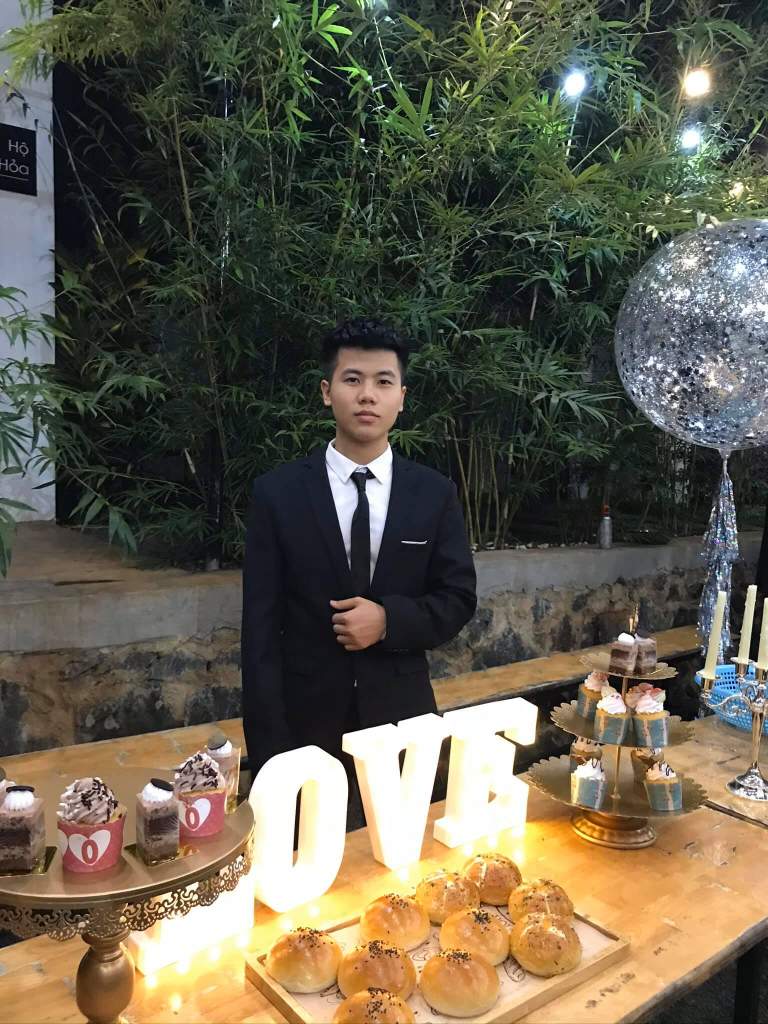
#> input picture hoangbatu_test.jpg, 1536 x 2048 px, given in place of the camera (shown at 1/2 size)
$ python pro1VirtualPaint.py
#> lines starting #> are read from the running program, lines starting #| are printed output that depends on the picture; after the words box and inside, x2 and y2 are one past the last pixel; in counts of white or black regions, pixels touching at a corner belong together
import cv2
import numpy as np

frameWidth = 640
frameHeight = 480

cap = cv2.VideoCapture(0)
cap.set(3, frameWidth)
cap.set(4, frameHeight)
cap.set(10, 150)

myColors = [[5, 107, 0, 19, 255, 255],
            [133, 56, 0, 159, 156, 255],
            [57, 76, 0, 100, 255, 255]]
myColorValues = [[51, 153, 255],  # BGR
                [255, 0, 255],
                [0, 255, 0]]
myPoints = []  # [x, y, color_id]

def drawOnCanvas(myPoints, myColorValues):
    for point in myPoints:
        cv2.circle(imgResult, (point[0], point[1]), 10, myColorValues[point[2]], cv2.FILLED)

def findColor(img, myColors, myColorValues):
    imgHSV = cv2.cvtColor(img, cv2.COLOR_BGR2HSV)
    newPoints = []

    for i, color in enumerate(myColors):
        lower = np.array(color[0:3])
        upper = np.array(color[3:6])
        mask = cv2.inRange(imgHSV, lower, upper)
        x, y = getContours(mask)

        if x != 0 and y != 0:
            newPoints.append([x, y, i])

    return newPoints

def getContours(img):
    contours, hierarchy = cv2.findContours(img, cv2.RETR_EXTERNAL, cv2.CHAIN_APPROX_SIMPLE)
    x, y, w, h = 0, 0, 0, 0

    for cnt in contours:
        area = cv2.contourArea(cnt)

        if area > 500:
            peri = cv2.arcLength(cnt, True)
            approx = cv2.approxPolyDP(cnt, 0.02 * peri, True)
            x, y, w, h = cv2.boundingRect(approx)

    return x + w // 2, y

while True:
    success, img = cap.read()
#> img is the input picture: shape (2048, 1536, 3); mean B, G, R 77.2, 94, 99.5
    imgResult = img.copy()
    newPoints = findColor(img, myColors, myColorValues)
#> in findColor, `imgHSV = cv2.cvtColor(img, cv2.COLOR_BGR2HSV)`: imgHSV: shape (2048, 1536, 3); mean H, S, V 55.2, 77.6, 107
#> the loop in findColor, `for i, color in enumerate(myColors):` made 3 passes
#> (x, y) on passes 1 to 3: (722, 854), (767, 1312), (731, 46)
#> pass 1, in findColor, `mask = cv2.inRange(imgHSV, lower, upper)`:
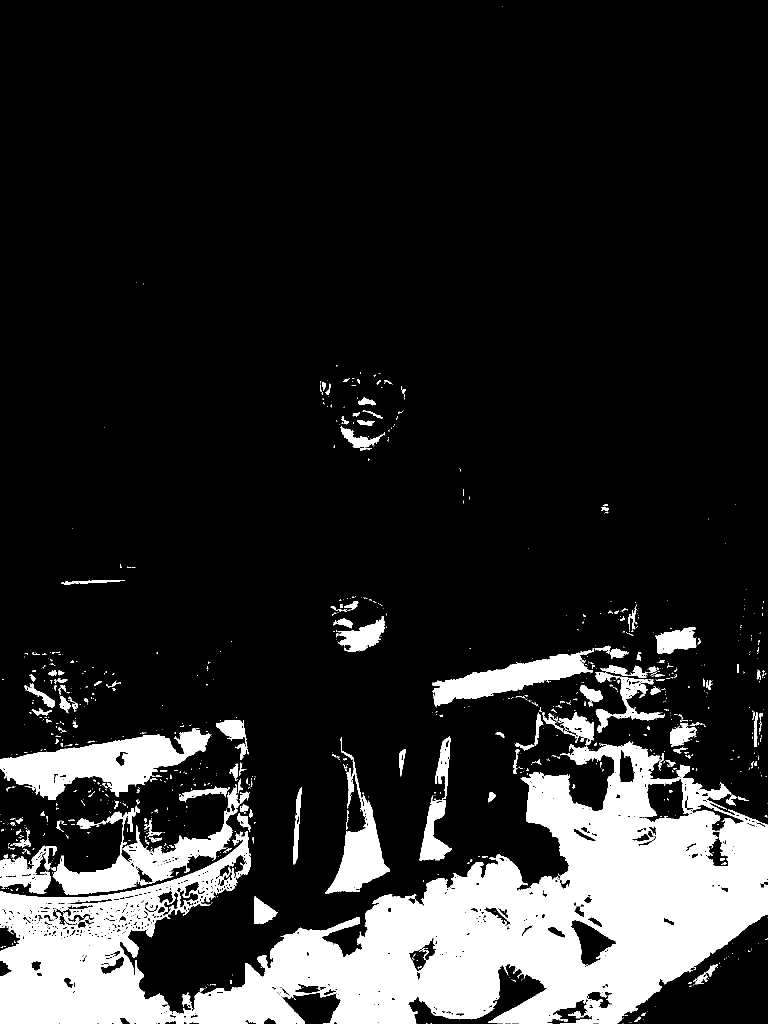
#> mask: shape (2048, 1536) (shown at 1/2 size); 15.6% white; 1033 white regions (844 under 20 px), largest, box (x1, y1, x2, y2) and area: (0, 1482, 1536, 2048) 366399, (0, 1457, 423, 1600) 27434, (105, 1568, 499, 1789) 19427
#> pass 2, in findColor, `mask = cv2.inRange(imgHSV, lower, upper)`:
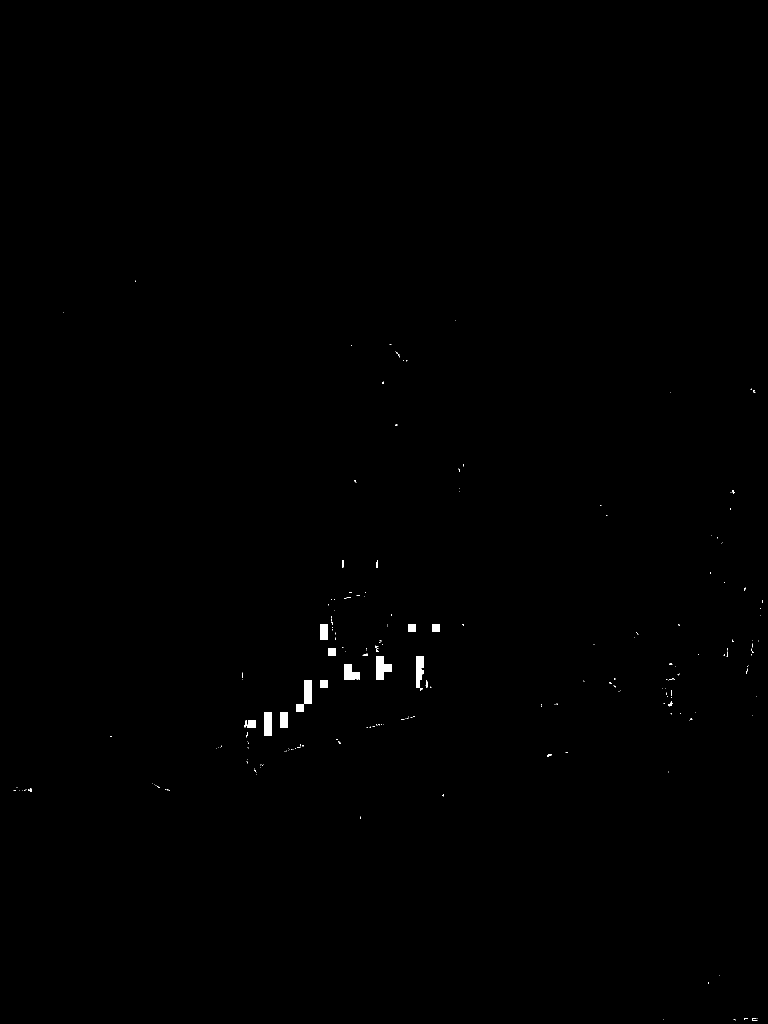
#> mask: shape (2048, 1536) (shown at 1/2 size); 0.23% white; 221 white regions (197 under 20 px), largest, box (x1, y1, x2, y2) and area: (752, 1312, 783, 1360) 948, (832, 1312, 848, 1381) 791, (608, 1360, 624, 1408) 706
#> pass 3, in findColor, `mask = cv2.inRange(imgHSV, lower, upper)`:
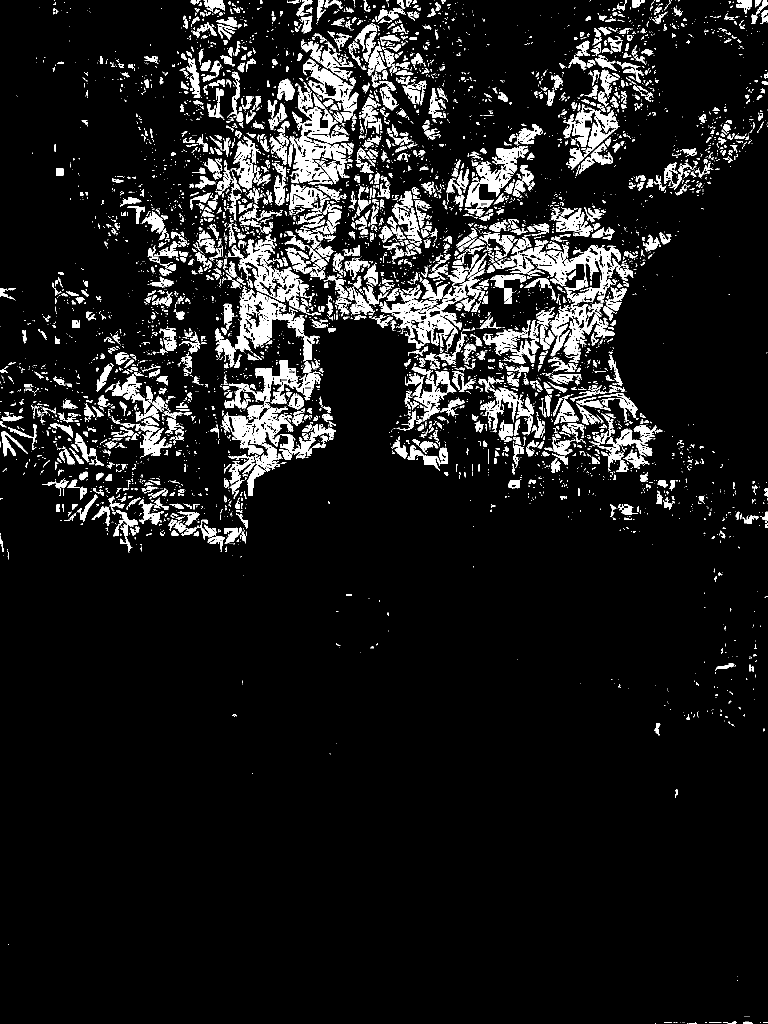
#> mask: shape (2048, 1536) (shown at 1/2 size); 9.4% white; 5641 white regions (4154 under 20 px), largest, box (x1, y1, x2, y2) and area: (986, 489, 1267, 712) 14429, (578, 182, 699, 366) 8548, (470, 573, 640, 723) 7433
#> after the loop in findColor, `for i, color in enumerate(myColors):`: newPoints = [[722, 854, 0], [767, 1312, 1], [731, 46, 2]]
#> newPoints = [[722, 854, 0], [767, 1312, 1], [731, 46, 2]]

    if len(newPoints) != 0:
        for newP in newPoints:
            myPoints.append(newP)
#> this loop made 3 passes
#> after the loop, myPoints = [[722, 854, 0], [767, 1312, 1], [731, 46, 2]]

    if len(myPoints) != 0:
        drawOnCanvas(myPoints, myColorValues)
#> the loop in drawOnCanvas, `for point in myPoints:` made 3 passes
#> after the loop in drawOnCanvas, `for point in myPoints:`: imgResult: shape (2048, 1536, 3); 0.03% of pixels changed, all inside (x1, y1, x2, y2) = (712, 36, 778, 1323)

    cv2.imshow("Result", imgResult)

    if cv2.waitKey(1) & 0xFF == ord('q'):
#> (key q is pressed here)
        break
